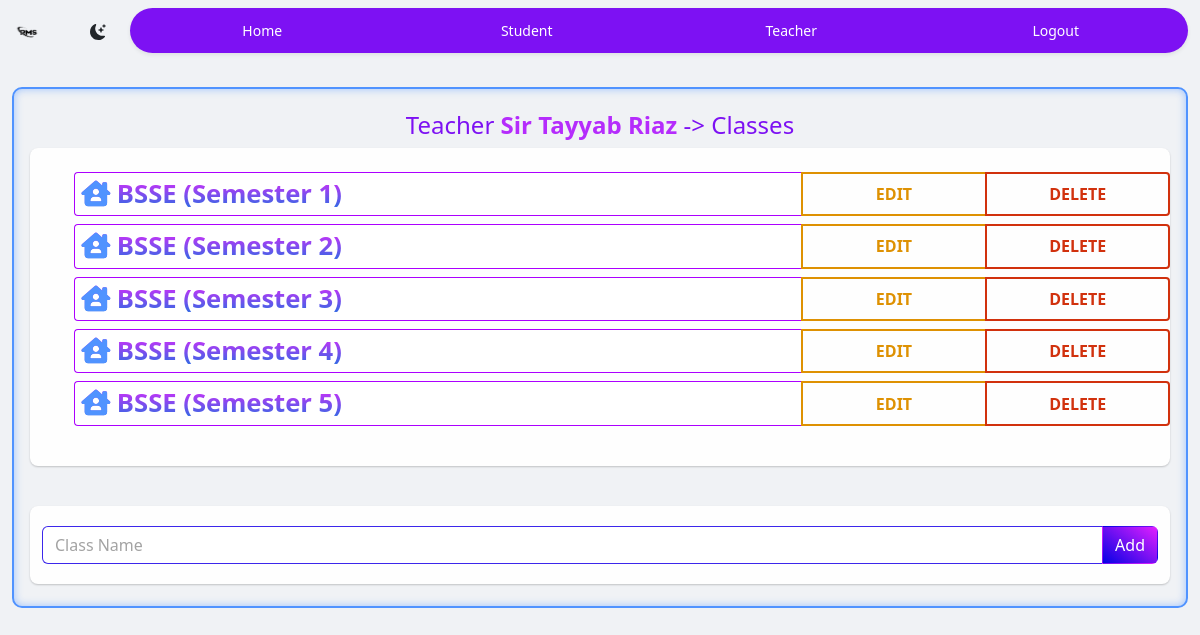
The app's page /ClassList.php (signed in) with its own data.
### tables this page shows
CREATE TABLE `class` (
  `ClassID` int(11) NOT NULL,
  `Classname` varchar(30) NOT NULL,
  `TeacherID` int(11) NOT NULL
);

### ClassList.php (the view, shortened to what this page needs)
<!DOCTYPE html>
<html lang="en">
<head>
  <link rel="stylesheet" href="style/CSS/style.min.css">
  <link href="bootstrap/dist/css/bootstrap.min.css" rel="stylesheet">
</head>
<body class="dark-theme">
  <?php include 'nevbar.php'; ?>
  <section class="ClassContainerBorder">
    <section class="TeacherClasses">
      <h4>Teacher
        <?php
        include 'submit/dbconnect.php';
        if (isset($_SESSION['Name'])) {
          echo "<a class='links' href='TeacherPanel.php'>" . $_SESSION['Name'] . "</a> -> ";
          if (isset($_GET['ClassID'])) {
            $ClassID = $_GET['ClassID'];
            $query = "SELECT Classname FROM class WHERE ClassID = '$ClassID'";
            if ($result = mysqli_query($link, $query)) {
              if (mysqli_num_rows($result) > 0) {
                while ($row = mysqli_fetch_array($result)) {
                  echo $row['Classname'];
                }
              }
            }
          }
          else {
            echo "Classes";
          }
        }
        else {
          echo "<a href='logout.php'>Login...</a>";
        } ?>
      </h4>
      <div class="container dark-theme-light">
        <div class="Classlist">
          <ol id="classlist">
            <?php
            $TeacherID = $_SESSION['TID'];
            include 'submit/dbconnect.php';
            $query = "SELECT * FROM class Where `TeacherID` = $TeacherID";
            if ($result = mysqli_query($link, $query)) {
              if (mysqli_num_rows($result) > 0) {
                while ($row = mysqli_fetch_array($result)) {
                  echo '<li class="row" id="TheClass' . $row['ClassID'] . '">
                        <a class="col-8 " href="SubjectList.php?ClassID=' . $row['ClassID'] . '">
                        <div class="ObjectBackground">
                          <div class="subjectname">
                          <i class="fa-solid fa-house-chimney-user" style="-webkit-text-fill-color: #5093ff;"></i>
                            ' . $row['Classname'] . '
                          </div>
                          </div>
                        </a>
                        <button class="col-2 btn thebutton edit" type="button"><a href="edit.php?ClassID=' . $row['ClassID'] . '">Edit</a></button>
                        <button  onclick="DeletClass(' . $row['ClassID'] . ')" class="col-2 btn thebutton delete" type="button">Delete</button>
                      </li>
                  ';
                }
              }
              else {
                echo "No Class added";
              }
            }
            ?>
          </ol>
        </div>
      </div>
    </section>
    <section class="TeacherClasses">
      <div class="container dark-theme-light">
        <form method="post" id="AddClassForm">
          <div class="input-group ">
            <input type="text" name="AddClassName" placeholder="Class Name"
              class="form-control w-50 AddClassInput dark-theme" id="AddClassName">
            <div class="input-group-append">
              <button class="btn mybtn text-white" type="button" onclick=AddClassfun()
                style="border-top-left-radius:0px;border-bottom-left-radius:0px;">Add</button>
            </div>
          </div>
        </form>
      </div>
    </section>
  </section>
</body>
</html>

### records on screen
class: Classname "BSSE (Semester 1)"
class: Classname "BSSE (Semester 2)"
class: Classname "BSSE (Semester 3)"
class: Classname "BSSE (Semester 4)"
class: Classname "BSSE (Semester 5)"

### other values on screen
$_SESSION['Name'] "Sir Tayyab Riaz"
